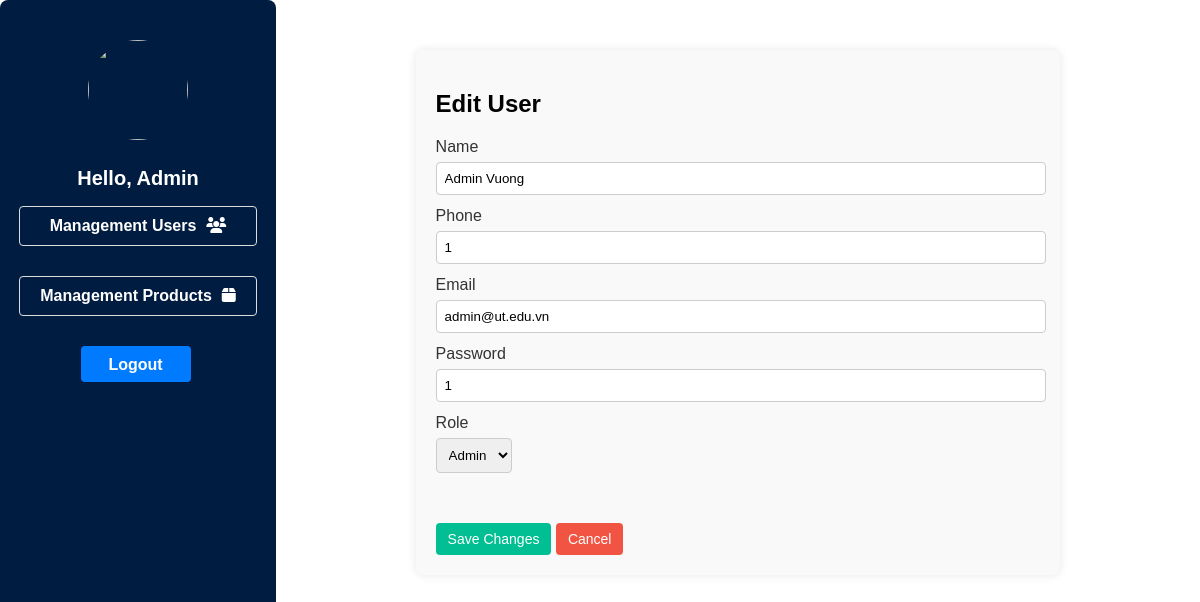
The app's page /PHP/edit.php?email=admin@ut.edu.vn (signed in) with its own data.
### tables this page shows
CREATE TABLE `users` (
  `name` varchar(255) NOT NULL,
  `phone` varchar(255) NOT NULL,
  `email` varchar(255) NOT NULL,
  `password` varchar(255) NOT NULL,
  `role` varchar(20) NOT NULL DEFAULT 'user'
);

### PHP/edit.php (the view, shortened to what this page needs)
<?php
include "class.database.php";
if (isset($_GET['email'])) {
    $email = $_GET['email'];
    $query = "SELECT * FROM users WHERE email = '$email'";
    $result = mysqli_query($conn, $query);
    if ($result && mysqli_num_rows($result) > 0) {
        $userData = mysqli_fetch_assoc($result);
        $name = $userData['name'];
        $phone = $userData['phone'];
        $email = $userData['email'];
        $password = $userData['password'];
        $role = $userData['role'];
    } else {
    }
}
?>
<!DOCTYPE html>
<html lang="en">
<head>
    <link rel="stylesheet" href="../css/adminpage.css?v=<?php echo time(); ?>">
    <link rel="stylesheet" href="../css/createpage.css?v=<?php echo time(); ?>">
    <link rel="stylesheet" href="https://cdnjs.cloudflare.com/ajax/libs/font-awesome/6.5.1/css/all.min.css">
</head>
<body>
    <div class='container'>
        <aside>
            <img src="https://static.vecteezy.com/system/resources/previews/004/819/327/non_2x/male-avatar-profile-icon-of-smiling-caucasian-man-vector.jpg" alt="" class="avt">
            <h2 class="hello">Hello, Admin</h2>
            <a href="users.php" class="ationNav">
                <span>Management Users</span>
                <i class="fas fa-users"></i>
            </a>
            <a href="products.php" class="ationNav">
                <span>Management Products</span>
                <i class="fas fa-box"></i>
            </a>
            <a class="logoutBtn" href="logout.php">Logout</a>
        </aside>
        <section class='mainField'>
            <div class="container">
                <form method="post" class="my-form">
                    <h1>Edit User</h1>
                    <div class="form-group">
                        <label for="name">Name</label>
                        <input type="text" class="form-control" name="name" id="name" value="<?php echo isset($name) ? $name : ''; ?>" required>
                    </div>
                    <div class="form-group">
                        <label for="phone">Phone</label>
                        <input type="text" class="form-control" name="phone" id="phone" value="<?php echo isset($phone) ? $phone : ''; ?>" required>
                    </div>
                    <div class="form-group">
                        <label for="email">Email</label>
                        <input type="email" class="form-control" name="email" id="email" value="<?php echo isset($email) ? $email : ''; ?>" required>
                    </div>
                    <div class="form-group">
                        <label for="password">Password</label>
                        <input type="text" class="form-control" name="password" id="password" value="<?php echo isset($password) ? $password : ''; ?>" required>
                    </div>
                    <div class="form-group">
                        <label for="role">Role</label>
                        <select class="form-control" name="role" id="role">
                            <option value="admin" <?php if (isset($role) && $role === 'admin') echo 'selected'; ?>>Admin</option>
                        </select>
                    </div>
                    <button href="" class="btn btn-success">Save Changes</button>
                    <a href="users.php" class="btn btn-cancel">Cancel</a>
                </form>
            </div>
        </section>
    </div>
</body>
</html>

### css/adminpage.css (style rules this page uses)
body { margin: 0; padding: 0; font-family: Arial, sans-serif; }
.mainField { width: 80%; padding: 20px 30px 0px; }
aside { background-color: #001c40; height: 100vh; width: 20%; display: flex; flex-direction: column; align-items: center; text-align: left; padding: 40px 30px; border-radius: 8px; }
.avt { width: 100px; height: 100px; border-radius: 50%; margin-bottom: 10px; }
.hello { color: #333; }
.ationNav { display: flex; justify-content: center; gap: 10px; width: 100%; padding: 10px; color: #fff; border-radius: 4px; text-decoration: none; margin-bottom: 30px; font-weight: 700; border: 1px solid #ddd; }
.logoutBtn { display: flex; justify-content: center; width: 90px; color: #fff; font-weight: 700; height: 16px; padding: 10px 10px; border-radius: 4px; text-decoration: none; margin-right: 5px; background-color: #007bff; }
Button { margin-top: 20px; }
.container { display: flex; flex-direction: row; }
.avt { width: 100px; height: 100px; border-radius: 50%; overflow: hidden; }
.hello { color: #fff; font-size: 20px; font-weight: bold; }

### css/createpage.css (style rules this page uses)
.mainField .my-form { width: 70%; margin: 30px auto; padding: 20px; background-color: #f9f9f9; border-radius: 8px; box-shadow: 0 0 10px rgba(0, 0, 0, 0.1); }
.mainField .my-form label { display: block; margin-bottom: 6px; color: #333; }
.mainField .my-form input[type="text"], .mainField .my-form input[type="email"] { width: calc(100% - 12px); padding: 8px; margin-bottom: 12px; border: 1px solid #ccc; border-radius: 4px; }
.mainField .my-form select { padding: 8px; margin-bottom: 30px; border: 1px solid #ccc; border-radius: 4px; }
.btn { display: inline-block; padding: 8px 12px; text-align: center; text-decoration: none; border-radius: 4px; font-size: 14px; cursor: pointer; }
.btn-success { background-color: #01bf92; color: #fff; border: none; }
.btn-cancel { background-color: #f15442; color: #fff; border: none; }

### records on screen
users: name "Admin Vuong", phone "1", email "admin@ut.edu.vn", password "1", role "Admin"
